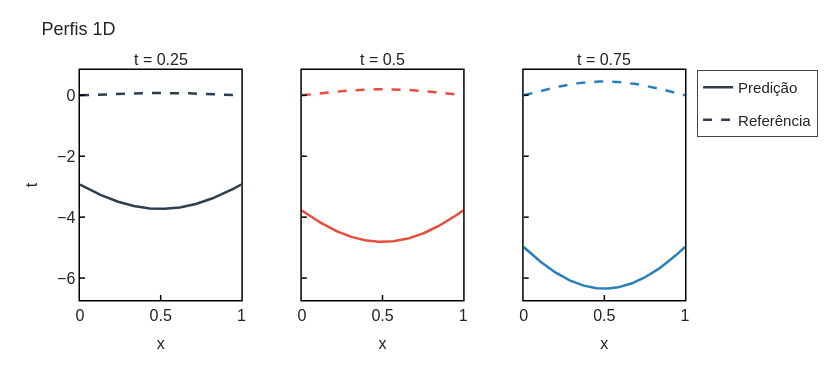

Source (notebook cell):
### Code cell
plot_profiles(results['U_pred_slices'], results['U_ref_slices'], results['x'])
